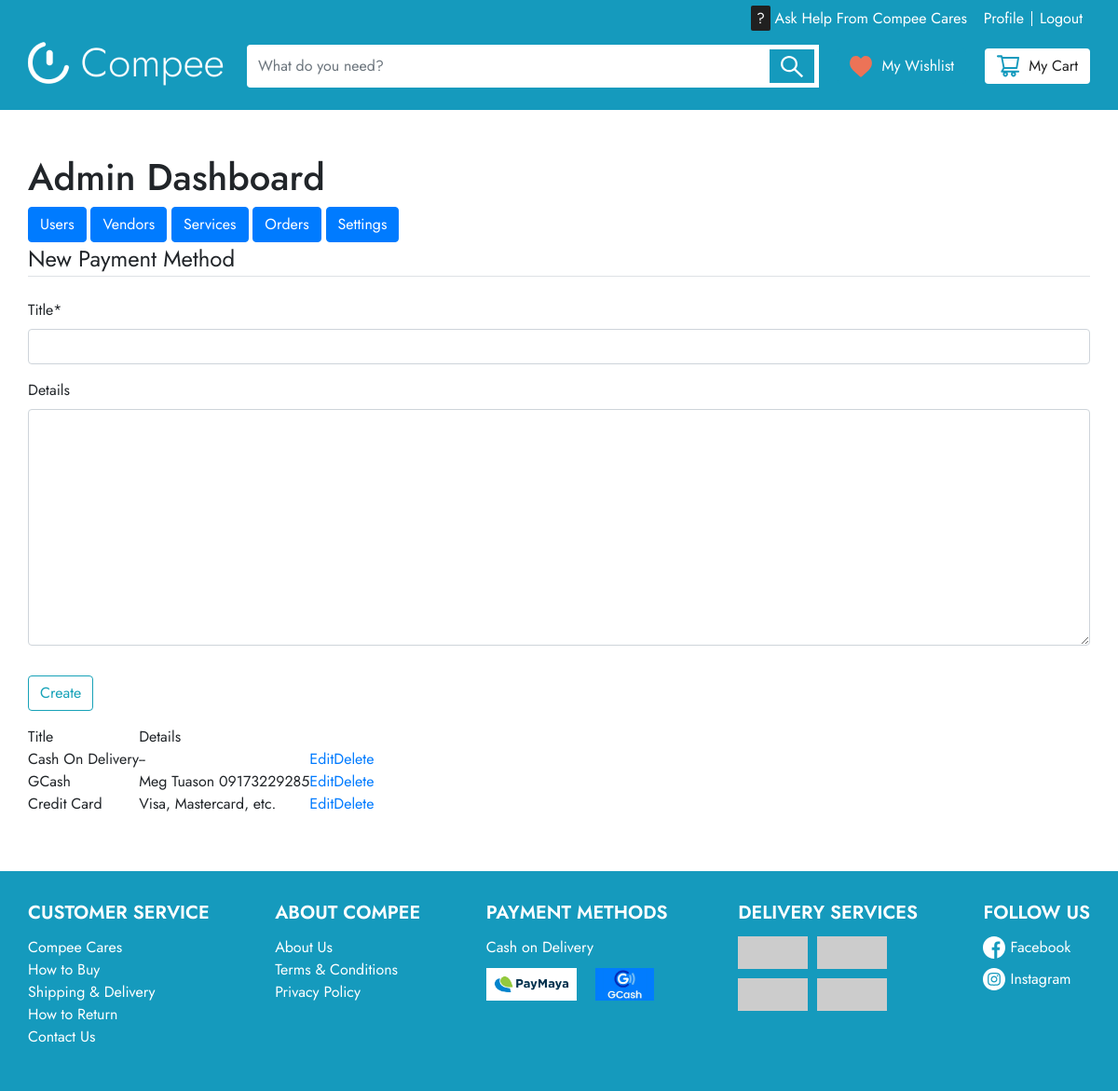
/dashboard/payments/ (signed in), run on the app's committed database.
### main/models.py (models this page shows, shortened)
class PaymentMethod(models.Model):
    id = models.AutoField(primary_key=True)
    title = models.CharField(max_length=100)
    details = models.TextField(blank=True, null=True)

### admins/views.py (the view, shortened to what this page needs)
# urls.py: path('payments/', v.PaymentCreateView.as_view(
class PaymentCreateView(LoginRequiredMixin, UserPassesTestMixin, CreateView):
    model = PaymentMethod
    fields = ['title', 'details']
    def test_func(self):
        return self.request.user.groups.filter(name='Admin').exists()
    def get_context_data(self, **kwargs):
        context = super(PaymentCreateView, self).get_context_data(**kwargs)
        context['title'] = "Edit Payment Methods"
        context['payments'] = PaymentMethod.objects.all()
        return context

### templates/admins/settings/payment_methods/payments.html (shortened to what this page needs)
{% extends "base.html" %}
{% load crispy_forms_tags %}
{% block content %}
    {%include 'admins/partials/_dashboard_nav.html' %}
    <div class = "content-section">
        <form method = "POST">
            <fieldset class = "form-group">
                <legend class = "border-bottom mb-4">New Payment Method</legend>
                {{ form|crispy }}
            </fieldset>
            <div class="form-group">
                <button class = "btn btn-outline-info" type = "submit">Create</button>
            </div>
        </form>
    </div>
    <div class='content-section'>
        <table>
            <tr>
                <td>Title</td>
                <td>Details</td>
                <td></td>
                <td></td>
            </tr>
            {% for p in payments %}
            <tr>
                <td>{{ p.title }}</td>
                {% if p.details %}
                    <td>{{ p.details }}</td>
                {% else %}
                    <td>--</td>
                {% endif %}
                <td><a href="{% url 'payment-update' p.id %}">Edit</a></td>
                <td><a href="{% url 'payment-delete' p.id %}">Delete</a></td>
            </tr>
            {% endfor %}
        </table>
    </div>
{% endblock content %}

### static/css/style.css (style rules this page uses)
* { padding: 0; margin: 0; text-decoration: none; }
html, body { height: 100%; min-width: 100%; min-height: 100%; position: relative; font-family: 'Jost', sans-serif; }
a { text-decoration: none; }

### data on the page
PaymentMethod: title "Cash On Delivery"
PaymentMethod: title "GCash", details "Meg Tuason 09173229285"
PaymentMethod: title "Credit Card", details "Visa, Mastercard, etc."
